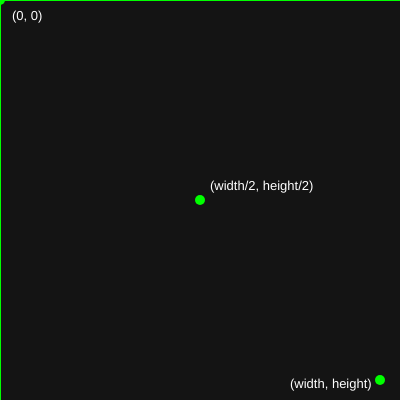
Frame 1 (no input)
Frame 2 (the mouse pressed at the canvas centre, redrawn once): identical to frame 1, image omitted

The p5.js sketch that drew this single still picture (run headless with seeded random() and noise() and a simulated clock; the mouse was pressed at the canvas centre and the sketch redrawn once):

// p5.js sketch
// ── sketch.js
// Koordinat sistemi: (0,0) sol üst
function setup() {
  createCanvas(400, 400)
  noLoop()
}

function draw() {
  background(20)
  stroke(0, 255, 0)
  strokeWeight(2)
  line(0, 0, width, 0)
  line(0, 0, 0, height)

  strokeWeight(10)
  point(0, 0)
  point(width / 2, height / 2)
  point(width - 20, height - 20)

  noStroke()
  fill(255)
  textSize(13)
  text('(0, 0)', 12, 20)
  text('(width/2, height/2)', width / 2 + 10, height / 2 - 10)
  text('(width, height)', width - 110, height - 12)
}
